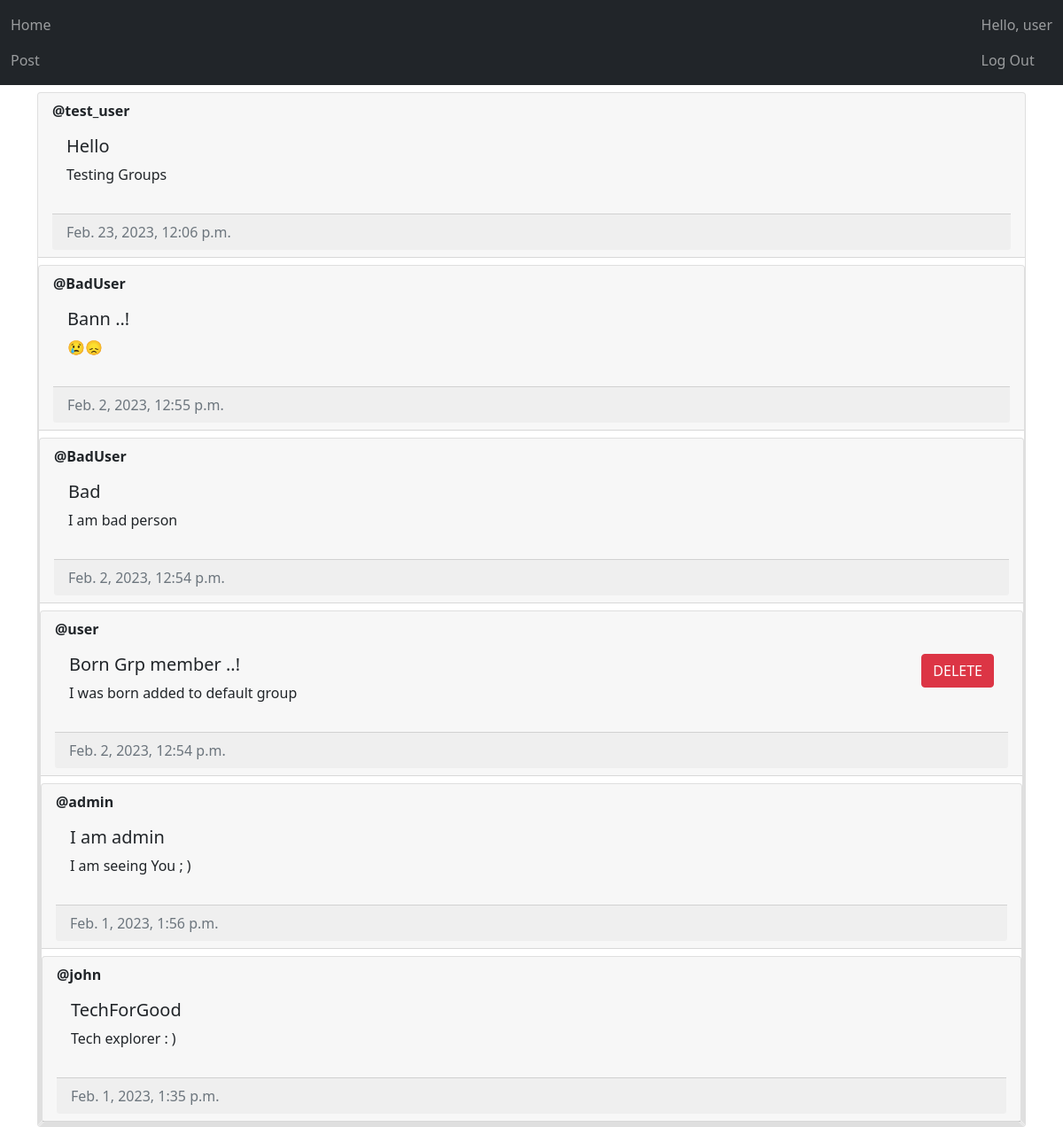
Screenshot of / (signed in) with the database file from the repository.
### main/models.py (models this page shows, shortened)
class Post(models.Model):
	author = models.ForeignKey(User, on_delete=models.CASCADE)
	title = models.CharField(max_length=200)
	description = models.TextField()
	created_at = models.DateTimeField(auto_now_add = True)
	updated_at = models.DateTimeField(auto_now = True)

### main/views.py (the view, shortened to what this page needs)
# urls.py: path("", views.index, name='home'),
@login_required(login_url="/login")
def index(request):
	posts = Post.objects.all()
	context = {"posts": posts}
	return render(request, 'main/home.html', context=context)

### main/templates/main/home.html (shortened to what this page needs)
{% extends 'main/base.html' %}
{% block content %}
{% for post in posts reversed %}
    <div class="card mt-2">
        <div class="card-header"><strong>@{{ post.author.username }}</strong>
        <div class="card-body d-flex flex-row justify-content-between">
            <div>
                <h5 class="card-title">{{post.title}}</h5>
                <p>{{post.description}}</p>
            </div>
            <div>
                {% if user == post.author or perms.main.delete_post %}
                    <form method="post">
                        <button type="submit" class="btn btn-danger" value="{{post.id}}" name="post-id">
                            DELETE
                        </button>
                    </form>
                {% endif %}
                <br>
            </div>
        </div>
        <div class="card-footer text-muted">
            {{post.created_at}}
        </div>
    </div>
    {% empty %}
    <p>No post yet</p>
{% endfor %}
{% endblock content %}

### main/templates/main/base.html (shortened to what this page needs)
<!doctype html>
<html lang="en">
<head>
    <link
            href="https://cdn.jsdelivr.net/npm/bootstrap@5.1.3/dist/css/bootstrap.min.css"
            rel="stylesheet"
    />
</head>
<body>
    <nav class="navbar navbar-expanded-lg navbar-dark bg-dark">
        <div class="container-fluid">
            <div>
                <ul class="navbar-nav">
                <li class="nav-item">
                    <a class="nav-link" href="/home">Home</a>
                </li>
                <li class="nav-item">
                    <a class="nav-link" href="/create-post">Post</a>
                </li>
                </ul>
            </div>
            <div>
                <ul class="navbar-nav">
                    {% if user.is_authenticated %}
                        <span class="navbar-text">
                            Hello, {{user.username}}
                        </span>
                        <li class="nav-item">
                            <a class="nav-link" href="/logout">Log Out</a>
                        </li>
                    {% else %}
                        <li class="nav-item">
                            <a class="nav-link" href="/login">Login</a>
                        </li>
                    {% endif %}
                </ul>
              </div>
        </div>
    </nav>
    <div class="container">
        {% block content %}
        {% endblock %}
    </div>
</body>
</html>

### rows the page displays
Post: author.username "test_user", title "Hello", description "Testing Groups", created_at "Feb. 23, 2023, 12:06 p.m."
Post: author.username "BadUser", title "Bann ..!", description "😢😞", created_at "Feb. 2, 2023, 12:55 p.m."
Post: author.username "BadUser", title "Bad", description "I am bad person", created_at "Feb. 2, 2023, 12:54 p.m."
Post: author.username "user", title "Born Grp member ..!", description "I was born added to default group", {{ post.id }} 4 (drawn), created_at "Feb. 2, 2023, 12:54 p.m."
Post: author.username "admin", title "I am admin", description "I am seeing You ; )", created_at "Feb. 1, 2023, 1:56 p.m."
Post: author.username "john", title "TechForGood", description "Tech explorer : )", created_at "Feb. 1, 2023, 1:35 p.m."

### other values shown
{{ user.username }} "user"
